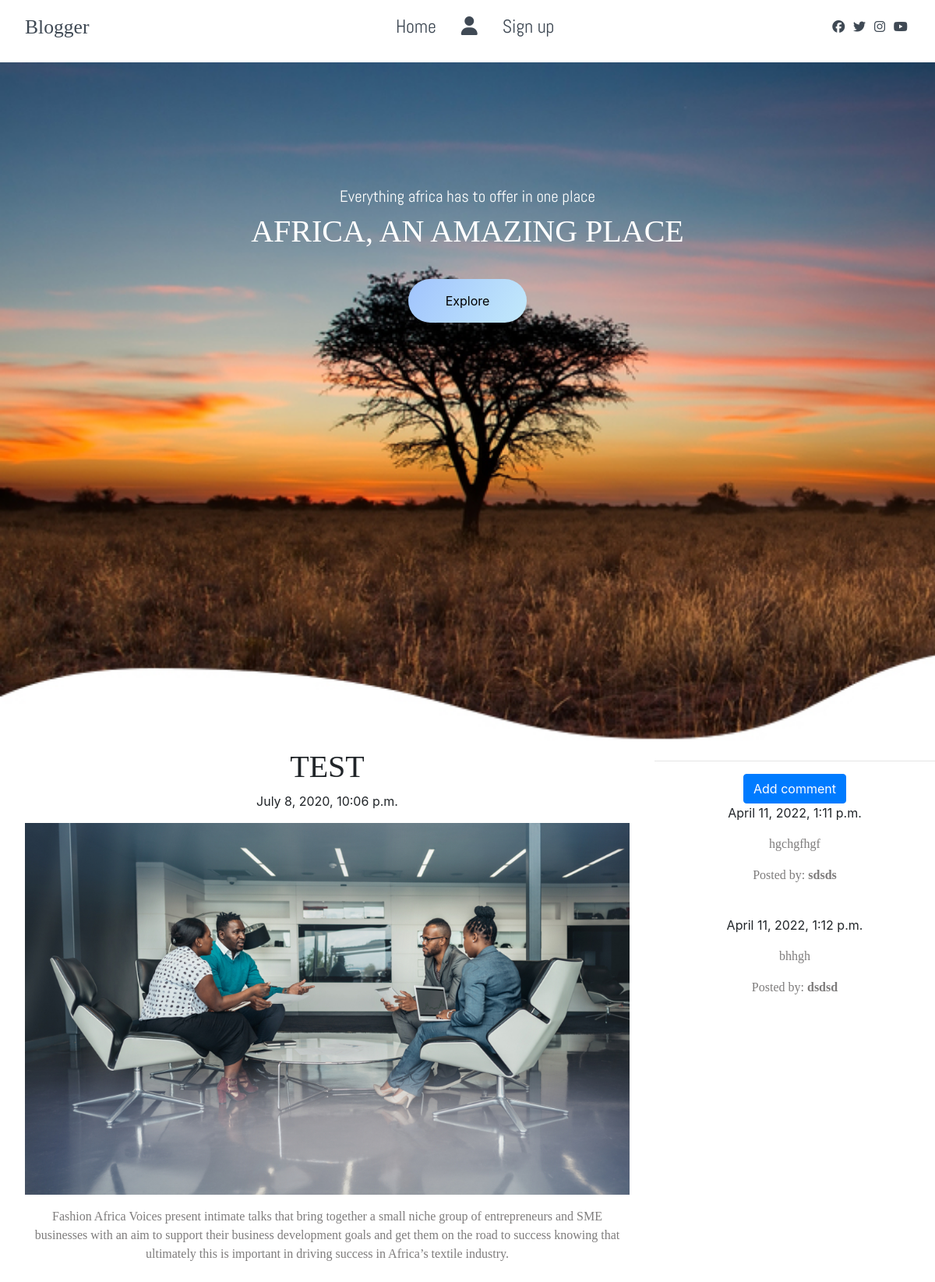
Page /post/7 on the committed database.
### blog/models.py (models this page shows, shortened)
class Post(models.Model):
    author = models.ForeignKey('auth.User',on_delete=models.CASCADE)
    title = models.CharField(max_length=200)
    text = models.TextField()
    image = models.ImageField()
    category = models.CharField(max_length=200, choices = cat_choices)
    created_date = models.DateTimeField(default=timezone.now)
    published_date = models.DateTimeField(blank=True, null=True)

class Comment(models.Model):
    post = models.ForeignKey('blog.Post', related_name='comments',on_delete=models.CASCADE)
    author = models.CharField(max_length=200)
    text = models.TextField()
    created_date = models.DateTimeField(default=timezone.now)
    approved_comment = models.BooleanField(default=False)

### blog/views.py (the view)
# urls.py: path('post/<int:pk>', views.PostDetailView.as_view(), name='post_detail'),
class PostDetailView(DetailView):
    model = Post

### blog/templates/blog/post_detail.html (shortened to what this page needs)
{% extends 'blog/base.html' %}
{% block content %}
  <section class ="site-content">
    <div class ="post">
      <h1 class='posttitle loader'>{{ post.title }}</h1>
      {% if post.published_date %}
          <div class="date postdate">
              {{ post.published_date }}
          </div>
      {% elif user.is_staff %}
          <a class="btn btn-outline-dark" href="{% url 'post_publish' pk=post.pk %}">Publish</a>
      {% endif %}
      <div class="post-content" data-aos="zoom-in" data-aos-delay="200">
        <div class="post-image">
          <div>
            <img src="{{post.image.url}}" class="img"/>
          </div>
        <p class='postcontent' >{{ post.text|safe|linebreaksbr }}</p>
       </div>
      </div>
    </div>
    <div class ="comment">
      <hr>
      <a class="btn btn-primary btn-comment" href="{% url 'add_comment_to_post' pk=post.pk %}">Add comment</a>
      {% for comment in post.comments.all %}
      <br>
        {% if user.is_authenticated or comment.approved_comment %}
          {{ comment.created_date }}
          {% if not comment.approved_comment and user.is_staff %}
              <a class="btn btn-danger" href="{% url 'comment_remove' pk=comment.pk %}"><span class="fa fa-remove"></span></a>
              <a class="btn btn-primary" href="{% url 'comment_approve' pk=comment.pk %}"><span class="fa fa-check"></span></a>
              <p>{{ comment.text|safe|linebreaks }}</p>
              <p>Posted by: <strong>{{ comment.author }}</strong></p>
          {% else %}
              <p>{{ comment.text|safe|linebreaks }}</p>
              <p>Posted by: <strong>{{ comment.author }}</strong></p>
          {% endif %}
        {% endif %}
      {% empty %}
          <p>No comments posted.</p>
      {% endfor %}
    </div>
  </section>
{% endblock %}

### blog/static/css/style1.css (style rules this page uses)
html, body { margin: 0%; box-sizing: border-box; overflow-x: hidden; }
:root { --text-gray: #3f4954; --text-light: #686666da; --bg-color: #0f0f0f; --white: #ffff; --midnight: #104f55; --sky: linear-gradient(120deg, #a1c4fd 0%, #c2e9fb 100%); --Abel: "Abel", cursive; --Anton: "Anton", cursive; --Josefin: "Josefin", cursive; --Lexend: "Lexend", cursive; --Livvic: "Livvic" cursive; }
a { text-decoration: none; color: var(--text-gray); }
h1 { font-family: var(--Lexend); font-size: 2.5rem; }
p { font-family: var(--Lexend); color: var(--text-light); }
main .site-content { display: grid; grid-template-columns: 70% 30%; }
main .post-content { width: 100%; }
main .site-content .post-content > .post-image, .post-tittle { padding: 1rem 2rem; position: relative; }
main .site-content .post-content > .post-image > div { overflow: hidden; }
main .site-content .post-content > .post-image .img { width: 100%; transition: 1s ease; }

### rows in the picture
Post: title "TEST", published_date "July 8, 2020, 10:06 p.m.", image (picture), text "Fashion Africa Voices present intimate talks that bring together a small niche group of entrepreneurs and SME businesses with an aim to support their business development goals and get them on the road to success knowing that ultimately this is important in driving success in Africa’s textile industry."
Comment: created_date "April 11, 2022, 1:11 p.m.", text "hgchgfhgf", author "sdsds"
Comment: created_date "April 11, 2022, 1:12 p.m.", text "bhhgh", author "dsdsd"
